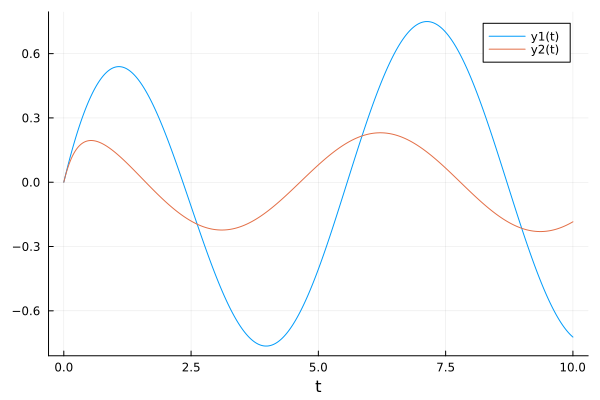

Write the Julia code that produced this figure.
using ControlSystems, Plots

function sistem()
	G1 = tf(1, [1, 1])
	G2 = tf(1, [1, 2])
	G3 = tf(1, [1, 3])
	G4 = tf(1, [1, 4])

	W11 = series(G3, -G4)
	W11 = series(W11, G2)
	W11 = minreal(feedback(G1, W11))

	W12 = series(G4, -G3)
	W12 = series(W12, -G1)
	W12 = minreal(feedback(W12, G2)) 

	W21 = series(G1, -G2)
	W21 = series(W21, G4)
	W21 = minreal(feedback(W21, G3))
	
	W22 = series(G3, -G1)
	W22 = series(W21, G2)
	W22 = minreal(feedback(G4, W22))

	return W11, W12, W21, W22
end

t = 0:0.01:10
W11, W12, W21, W22 = sistem()

u1, u2 = cos.(t), sin.(t)

y11, _, _ = lsim(W11, u1', t)
y12, _, _ = lsim(W12, u1', t)
y21, _, _ = lsim(W21, u1', t)
y22, _, _ = lsim(W22, u1', t)

y1 = y11' + y12'
y2 = y21' + y22'

plt = plot(t, y1, label="y1(t)", xlabel="t")
plot!(plt, t, y2, label="y2(t)")

savefig(plt, replace(@__FILE__(), ".jl" => ".png"))
